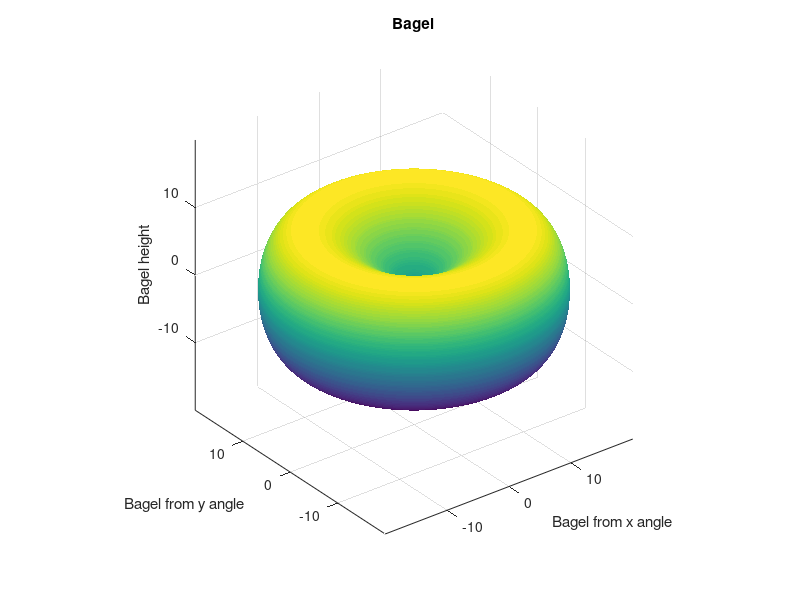

Recreate this plot in MATLAB.
% 绘制一个贝果

% 定义绘图的角度参数
% 'alpha' 从 0 到 2*pi，包含 2468 个样本（点），定义水平角度
% 'beta' 从 -pi/2 到 pi/2，包含 250 个样本（点），定义垂直角度
alpha = linspace(0, 2*pi, 2468);
beta = linspace(-pi/2, pi/2, 250);
% 向量中的样本数量越多，绘制的曲面就越平滑


% 创建参数化表面的网格
% 'Alpha' 和 'Beta' 表示绘制 3D 表面时的网格坐标
[Alpha, Beta] = meshgrid(alpha, beta);

% 变量 'a' 控制 x 和 y 方向的缩放，决定贝果的半径n
a = 20; 
% 变量 'b' 控制 z 方向的缩放，影响贝果的高度
b = 9;


% x、y 和 z 坐标的参数化方程
x = a * cos(Alpha) .* cos(Beta); % 决定水平位置（x）
y = a * sin(Alpha) .* cos(Beta); % 决定水平位置（y），带有正弦变化
z = b * sin(2*Beta) + 0.001 * sin(5*Alpha); % 决定垂直位置，带有波动

% 贝果
figure;
% 创建 3D 曲面图，不显示边缘 
surf(x, y, z, 'EdgeColor', 'none'); 
% 所有坐标轴长度相等 
axis equal;
% 创作题目
title('Bagel');
xlabel('Bagel from x angle');
ylabel('Bagel from y angle');
zlabel('Bagel height');
% 显示网格
grid on;

